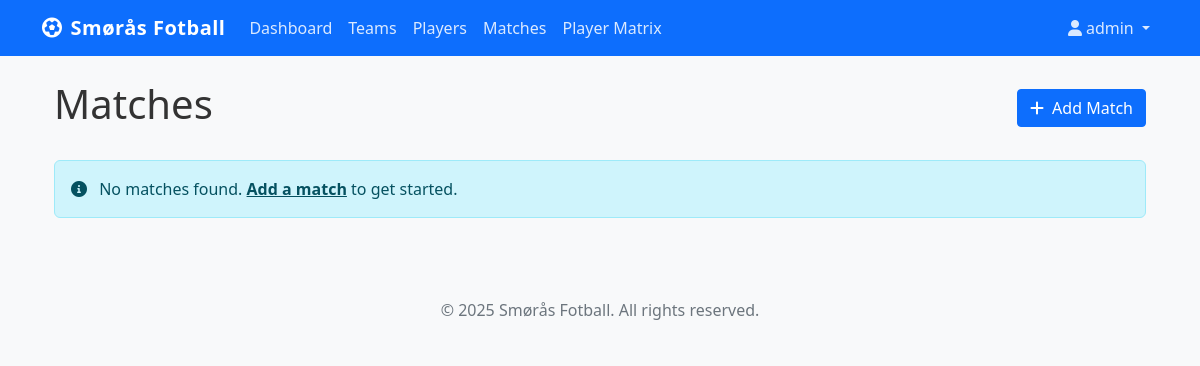
/team/matches/ (signed in), run on an earlier commit of the app's database.
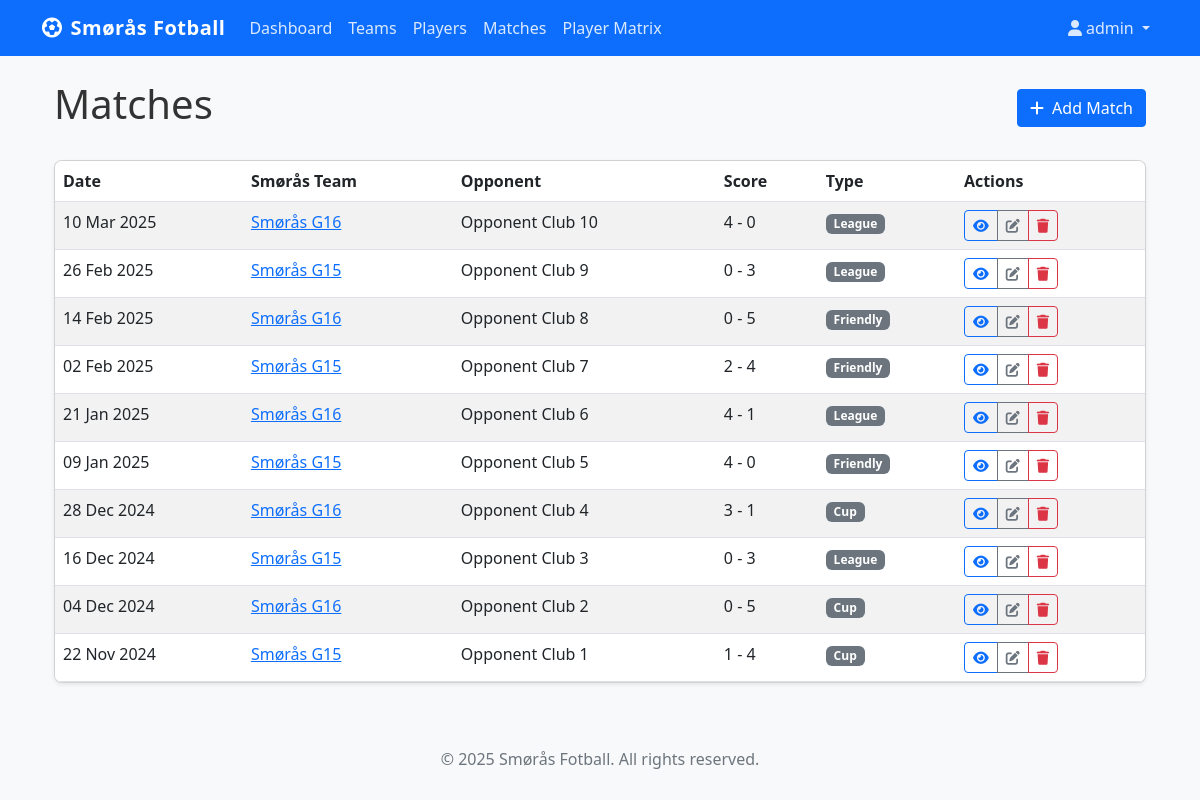
And on a later commit of the database.
### teammanager/models.py (models this page shows, shortened)
class Match(models.Model):
    MATCH_TYPE_CHOICES = [
        ('Friendly', 'Friendly'),
        ('League', 'League'),
        ('Cup', 'Cup'),
        ('Tournament', 'Tournament'),
    ]
    LOCATION_CHOICES = [
        ('Home', 'Home'),
        ('Away', 'Away'),
        ('Neutral', 'Neutral'),
    ]
    smoras_team = models.ForeignKey(Team, related_name='matches', on_delete=models.CASCADE)
    opponent_name = models.CharField(max_length=100, default='Unknown Opponent')
    location_type = models.CharField(max_length=10, choices=LOCATION_CHOICES, default='Home')
    smoras_score = models.PositiveIntegerField(blank=True, null=True)
    opponent_score = models.PositiveIntegerField(blank=True, null=True)
    date = models.DateTimeField()
    location = models.CharField(max_length=100, blank=True, null=True)
    match_type = models.CharField(max_length=20, choices=MATCH_TYPE_CHOICES, default='Friendly')
    notes = models.TextField(blank=True, null=True)
    players = models.ManyToManyField(Player, through='MatchAppearance', related_name='matches')
    created_at = models.DateTimeField(auto_now_add=True)

class Team(models.Model):
    name = models.CharField(max_length=100)
    description = models.TextField(blank=True, null=True)
    created_at = models.DateTimeField(auto_now_add=True)

### teammanager/views.py (the view)
# urls.py: path('matches/', views.MatchListView.as_view(), name='match-list'),
class MatchListView(LoginRequiredMixin, ListView):
    model = Match
    context_object_name = 'matches'
    ordering = ['-date']

### templates/teammanager/match_list.html (shortened to what this page needs)
{% extends 'base.html' %}
{% block content %}
<div class="container">
    <div class="d-flex justify-content-between align-items-center mb-4">
        <h1>Matches</h1>
        <a href="{% url 'match-add' %}" class="btn btn-primary">
            <i class="fas fa-plus me-1"></i> Add Match
        </a>
    </div>
    {% if matches %}
    <div class="card shadow-sm">
        <div class="card-body p-0">
            <div class="table-responsive">
                <table class="table table-striped table-hover mb-0">
                    <thead>
                        <tr>
                            <th>Date</th>
                            <th>Smørås Team</th>
                            <th>Opponent</th>
                            <th>Score</th>
                            <th>Type</th>
                            <th>Actions</th>
                        </tr>
                    </thead>
                    <tbody>
                        {% for match in matches %}
                        <tr>
                            <td>{{ match.date|date:"d M Y" }}</td>
                            <td>
                                <a href="{% url 'team-detail' match.smoras_team.id %}">{{ match.smoras_team.name }}</a>
                            </td>
                            <td>
                                {{ match.opponent_name }}
                            </td>
                            <td>
                                {% if match.smoras_score is not None and match.opponent_score is not None %}
                                    {{ match.smoras_score }} - {{ match.opponent_score }}
                                {% else %}
                                    <span class="text-muted">Not played yet</span>
                                {% endif %}
                            </td>
                            <td>
                                <span class="badge bg-secondary">{{ match.match_type }}</span>
                            </td>
                            <td>
                                <div class="btn-group btn-group-sm">
                                    <a href="{% url 'match-detail' match.id %}" class="btn btn-outline-primary">
                                        <i class="fas fa-eye"></i>
                                    </a>
                                    <a href="{% url 'match-edit' match.id %}" class="btn btn-outline-secondary">
                                        <i class="fas fa-edit"></i>
                                    </a>
                                    <a href="{% url 'match-delete' match.id %}" class="btn btn-outline-danger">
                                        <i class="fas fa-trash"></i>
                                    </a>
                                </div>
                            </td>
                        </tr>
                        {% endfor %}
                    </tbody>
                </table>
            </div>
        </div>
    </div>
    {% else %}
    <div class="alert alert-info">
        <i class="fas fa-info-circle me-2"></i> No matches found. <a href="{% url 'match-add' %}" class="alert-link">Add a match</a> to get started.
    </div>
    {% endif %}
</div>
{% endblock %}

What changed in the data, as far as the page shows it:
added Match: date "10 Mar 2025", smoras_team.name "Smørås G16", opponent_name "Opponent Club 10", smoras_score "4", opponent_score "0", match_type "League"
added Match: date "26 Feb 2025", smoras_team.name "Smørås G15", opponent_name "Opponent Club 9", smoras_score "0", opponent_score "3", match_type "League"
added Match: date "14 Feb 2025", smoras_team.name "Smørås G16", opponent_name "Opponent Club 8", smoras_score "0", opponent_score "5", match_type "Friendly"
added Match: date "02 Feb 2025", smoras_team.name "Smørås G15", opponent_name "Opponent Club 7", smoras_score "2", opponent_score "4", match_type "Friendly"
added Match: date "21 Jan 2025", smoras_team.name "Smørås G16", opponent_name "Opponent Club 6", smoras_score "4", opponent_score "1", match_type "League"
added Match: date "09 Jan 2025", smoras_team.name "Smørås G15", opponent_name "Opponent Club 5", smoras_score "4", opponent_score "0", match_type "Friendly"
added Match: date "28 Dec 2024", smoras_team.name "Smørås G16", opponent_name "Opponent Club 4", smoras_score "3", opponent_score "1", match_type "Cup"
added Match: date "16 Dec 2024", smoras_team.name "Smørås G15", opponent_name "Opponent Club 3", smoras_score "0", opponent_score "3", match_type "League"
added Match: date "04 Dec 2024", smoras_team.name "Smørås G16", opponent_name "Opponent Club 2", smoras_score "0", opponent_score "5", match_type "Cup"
added Match: date "22 Nov 2024", smoras_team.name "Smørås G15", opponent_name "Opponent Club 1", smoras_score "1", opponent_score "4", match_type "Cup"
Also different on the page:
text no longer shown: "No matches found. Add a match to get started."
text now shown: "Date Smørås Team Opponent Score Type Actions"
